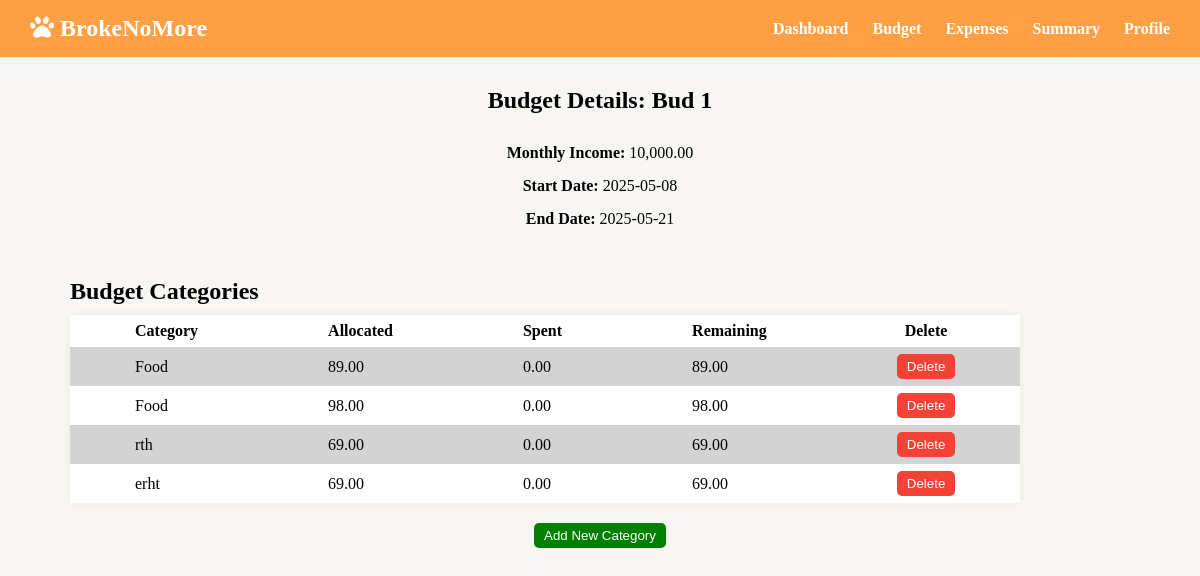
/budget_details.php?id=23 (signed in), run on the app's committed database.
### tables this page shows
CREATE TABLE `your_budgets` (
  `id` int(11) NOT NULL AUTO_INCREMENT,
  `budget_name` varchar(100) NOT NULL,
  `monthly_income` bigint(20) NOT NULL,
  `start_date` date NOT NULL,
  `end_date` date NOT NULL,
  `user_id` int(11) NOT NULL,
  PRIMARY KEY (`id`)
);

CREATE TABLE `budget_details` (
  `id` int(11) NOT NULL AUTO_INCREMENT,
  `user_id` int(11) NOT NULL,
  `category` varchar(100) NOT NULL,
  `allocated_amount` bigint(20) NOT NULL,
  `spent_amount` bigint(20) NOT NULL,
  `remaining_amount` bigint(20) NOT NULL,
  `budget_id` int(11) NOT NULL,
  PRIMARY KEY (`id`)
);

### budget_details.php (the view, shortened to what this page needs)
<?php
$userId = $_SESSION['user_id'];
$budgetId = $_GET['id'];
$conn = new mysqli("localhost", "root", "", "expense_tracker");
$stmt = $conn->prepare("SELECT budget_name, monthly_income, start_date, end_date FROM your_budgets WHERE id = ? AND user_id = ?");
$stmt->bind_param("ii", $budgetId, $userId);
$stmt->execute();
$budgetResult = $stmt->get_result();
$budget = $budgetResult->fetch_assoc();
$stmt2 = $conn->prepare("SELECT id, category, allocated_amount, spent_amount FROM budget_details WHERE budget_id = ? AND user_id = ?");
$stmt2->bind_param("ii", $budgetId, $userId);
$stmt2->execute();
$categories = $stmt2->get_result();
$template = file_get_contents("budget_details.html");
$template = str_replace("", htmlspecialchars($budget['budget_name']), $template);
$template = str_replace("", number_format($budget['monthly_income'], 2), $template);
$template = str_replace("", htmlspecialchars($budget['start_date']), $template);
$template = str_replace("", htmlspecialchars($budget['end_date']), $template);
$rows = "";
while ($cat = $categories->fetch_assoc()) {
    $remaining = $cat['allocated_amount'] - $cat['spent_amount'];
    $rows .= "<tr id='row-{$cat['id']}'>
        <td>" . htmlspecialchars($cat['category']) . "</td>
        <td>" . number_format($cat['allocated_amount'], 2) . "</td>
        <td>" . number_format($cat['spent_amount'], 2) . "</td>
        <td>" . number_format($remaining, 2) . "</td>
        <td><button class='delete-btn' onclick='deleteItem({$cat['id']})'>Delete</button></td>
    </tr>";
}
$template = str_replace("", $rows, $template);
$addBtn = "<button class='add-btn' onclick=\"window.location.href='addnew_category.html?id={$budgetId}'\">Add New Category</button>";
$template = str_replace("", $addBtn, $template);
echo $template;
?>

### css/budget_details.css (style rules this page uses)
#head { text-align: center; margin:30px 0px; }
#para { text-align: center; margin: 15px; }
h2 { margin-top: 50px; margin-left: 70px; }
table { margin-left: 70px; margin-top: 10px; border-radius: 5px; border-collapse: collapse; box-shadow: 0 0 10px rgba(0, 0, 0.005, 0.05); margin-bottom: 20px; }
td,th { padding :7px 65px; }
tr:nth-child(odd) { background-color: white; }
tr:nth-child(even) { background-color: lightgray; }
.delete-btn { background-color: #f44336; color: white; border: none; padding: 5px 10px; cursor: pointer; border-radius: 5px; }
.add-btn { background-color: green; color: white; border: none; margin: auto; display: flex; justify-content: center; align-items: center; padding: 5px 10px; cursor: pointer; border-radius: 5px; }

### css/header.css (style rules this page uses)
* { margin: 0; padding: 0; box-sizing: border-box; }
body { background-color:#f7f6f2; }
nav { background-color: #ff9f43; padding: 15px 30px; display: flex; justify-content: space-between; align-items: center; color: #fff; }
nav h1 { font-size: 24px; }
nav .links a { margin-left: 20px; text-decoration: none; color: #fff; font-weight: bold; }

### data on the page
your_budgets: template "BrokeNoMore Dashboard Budget Expenses Summary Profile Budget Details: Bud 1 Monthly Income: 10,000.00 Start Date: 2025-05-08 End Date: 2025-05-21 Budget Categories Category Allocated Spent Remaining Delete"
budget_details: category "Food", allocated_amount "89.00", spent_amount "0.00", remaining "89.00"
budget_details: category "Food", allocated_amount "98.00", spent_amount "0.00", remaining "98.00"
budget_details: category "rth", allocated_amount "69.00", spent_amount "0.00", remaining "69.00"
budget_details: category "erht", allocated_amount "69.00", spent_amount "0.00", remaining "69.00"
